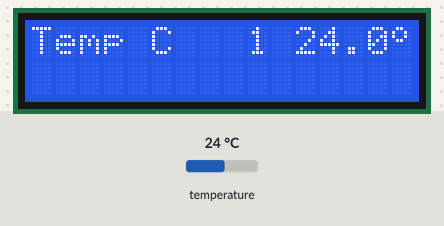
Simulated run of this sketch. Board: Arduino Uno, built with avr-gcc and run on an emulated ATmega328P. Shown: 16×2 character LCD. The inputs (shaded band) are chosen by the test bench; at power-on: temperature 24 °C. What the sketch prints to the serial monitor is not drawn.

Above: at 1.2 s.
1.3 s: temperature set to 0 °C
At 2.8 s:
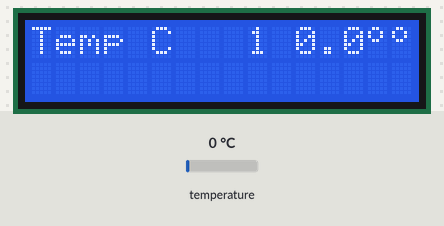
3.1 s: temperature set to 2 °C
At 4.5 s:
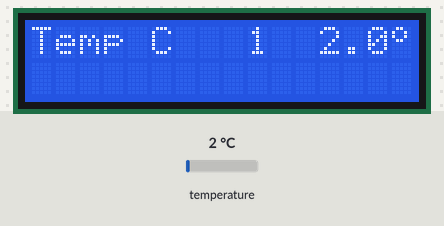
4.8 s: temperature set to 12 °C
At 6.0 s:
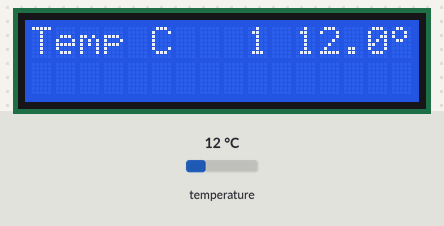
Timing chart, 0 to 7.8 s (numbered marks = the images above; inputs shaded):
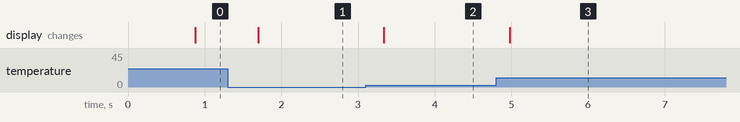

Measured:
- after the input at 1.3 s, the display: changes after 0.40 s (image 1)
- after the input at 3.1 s, the display: changes after 0.24 s (image 2)
- after the input at 4.8 s, the display: changes after 0.18 s (image 3)

The sketch:

Temperature_I2C_LCD.ino
```cpp
#include <OneWire.h>
#include <Wire.h>
#include <LiquidCrystal_I2C.h>

LiquidCrystal_I2C lcd(0x3F,16,2);  // set the LCD address to 0x27 for a 16 chars and 2 line display

// OneWire DS18S20, DS18B20, DS1822 Temperature Example
//
// http://www.pjrc.com/teensy/td_libs_OneWire.html
//
// The DallasTemperature library can do all this work for you!
// http://milesburton.com/Dallas_Temperature_Control_Library

OneWire  ds(10);  // on pin 10 (a 4.7K resistor is necessary)

byte sensorNbr=0; // Current sensor number

// degree symbol
byte degree[8] = {
  B01100,
  B10010,
  B10010,
  B01100,
  B00000,
  B00000,
  B00000,
};

byte degreex[8] = {
  B00110,
  B01001,
  B01001,
  B00110,
  B00000,
  B00000,
  B00000,
};

void setup(void) {
  lcd.init();
  lcd.backlight();
  lcd.createChar(0, degree); // Create degree symbol
  lcd.setCursor(0,0);
  Serial.begin(9600);
  Serial.println();
}

// Get temperature from sensor with address
float getTemp(byte *addr, byte lowResolution)
{
  byte i;
  byte present = 0;
  byte data[12];
  float celsius;

  ds.reset();
  ds.select(addr);
  ds.write(0x44, 1);        // start conversion, with parasite power on at the end

  delay(770);     // maybe 750ms is enough, maybe not
  // we might do a ds.depower() here, but the reset will take care of it.

  present = ds.reset();
  ds.select(addr);
  ds.write(0xBE);         // Read Scratchpad

//  Serial.print("  Data = ");
//  Serial.print(present, HEX);
//  Serial.print(" ");
  for ( i = 0; i < 9; i++) {           // we need 9 bytes
    data[i] = ds.read();
//    Serial.print(data[i], HEX);
//    Serial.print(" ");
  }
//  Serial.print(" CRC=");
//  Serial.print(OneWire::crc8(data, 8), HEX);
//  Serial.println();

  // Convert the data to actual temperature
  // because the result is a 16 bit signed integer, it should
  // be stored to an "int16_t" type, which is always 16 bits
  // even when compiled on a 32 bit processor.
  int16_t raw = (data[1] << 8) | data[0];
  if (lowResolution) {
    raw = raw << 3; // 9 bit resolution default
    if (data[7] == 0x10) {
      // "count remain" gives full 12 bit resolution
      raw = (raw & 0xFFF0) + 12 - data[6];
    }
  } else {
    byte cfg = (data[4] & 0x60);
    // at lower res, the low bits are undefined, so let's zero them
    if (cfg == 0x00) raw = raw & ~7;  // 9 bit resolution, 93.75 ms
    else if (cfg == 0x20) raw = raw & ~3; // 10 bit res, 187.5 ms
    else if (cfg == 0x40) raw = raw & ~1; // 11 bit res, 375 ms
    //// default is 12 bit resolution, 750 ms conversion time
  }
  celsius = (float)raw / 16.0;
  return celsius;
}

void loop(void) {
  byte addr[8];
  bool lowResolution = false;

  if (false) {
    // Find sensors - verbose mode
    byte i;
    if ( !ds.search(addr)) {
      Serial.println("No more addresses.");
      Serial.println();
      ds.reset_search();
      sensorNbr = 0;
      return;
    }

    sensorNbr++;

    Serial.println("-------------------------------");
    Serial.print("Address =");
    for( i = 0; i < 8; i++) {
      Serial.write(' ');
      Serial.print(addr[i], HEX);
    }
    Serial.println();

    // the first ROM byte indicates which chip
    switch (addr[0]) {
      case 0x10:
        Serial.println("   Chip = DS18S20");  // or old DS1820
        lowResolution = true;
        break;
      case 0x28:
        Serial.println("   Chip = DS18B20 ");
        lowResolution = false;
        break;
      case 0x22:
        Serial.println("   Chip = DS1822");
        lowResolution = false;
        break;
      default:
        Serial.println("Device is not a DS18x20 family device.");
        return;
    }

    if (OneWire::crc8(addr, 7) != addr[7]) {
        Serial.println("CRC is not valid!");
        return;
    }
    Serial.println();
  }
  else {
     if ( !ds.search(addr)) {
      Serial.println("No more sensors.");
      Serial.println();
      ds.reset_search();
      sensorNbr = 0;
      return;
    }
    sensorNbr++;
  }

  // Get and print temp
  lcd.setCursor(0,0);
  lcd.print("Temp C");
  {
    float celsiusf = getTemp(addr, lowResolution);
    String celsius = ((celsiusf<10 && celsiusf>0) ? " ":"") + String(celsiusf, 1);
    String txt = "Sensor " + String(sensorNbr) + ": " + celsius +" C";
    Serial.println(txt);

    byte r = sensorNbr > 1 ? 1:0;
    byte c = sensorNbr & 1 ? 8:0;
    lcd.setCursor(c,r);
    lcd.print(" " + String(sensorNbr) + " " + celsius);
    lcd.write(byte(0));  // degree
    //lcd.print("C");
  }
}
```
